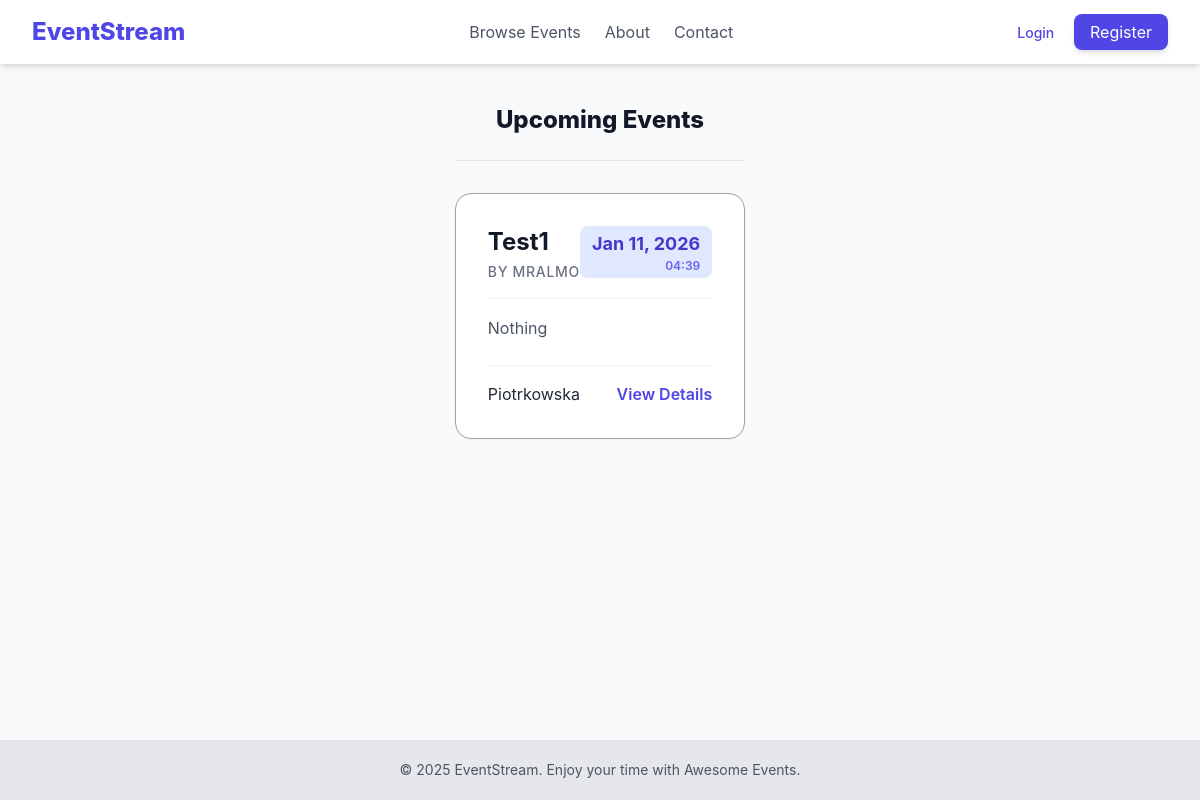
Page /events/ on the earlier database version.
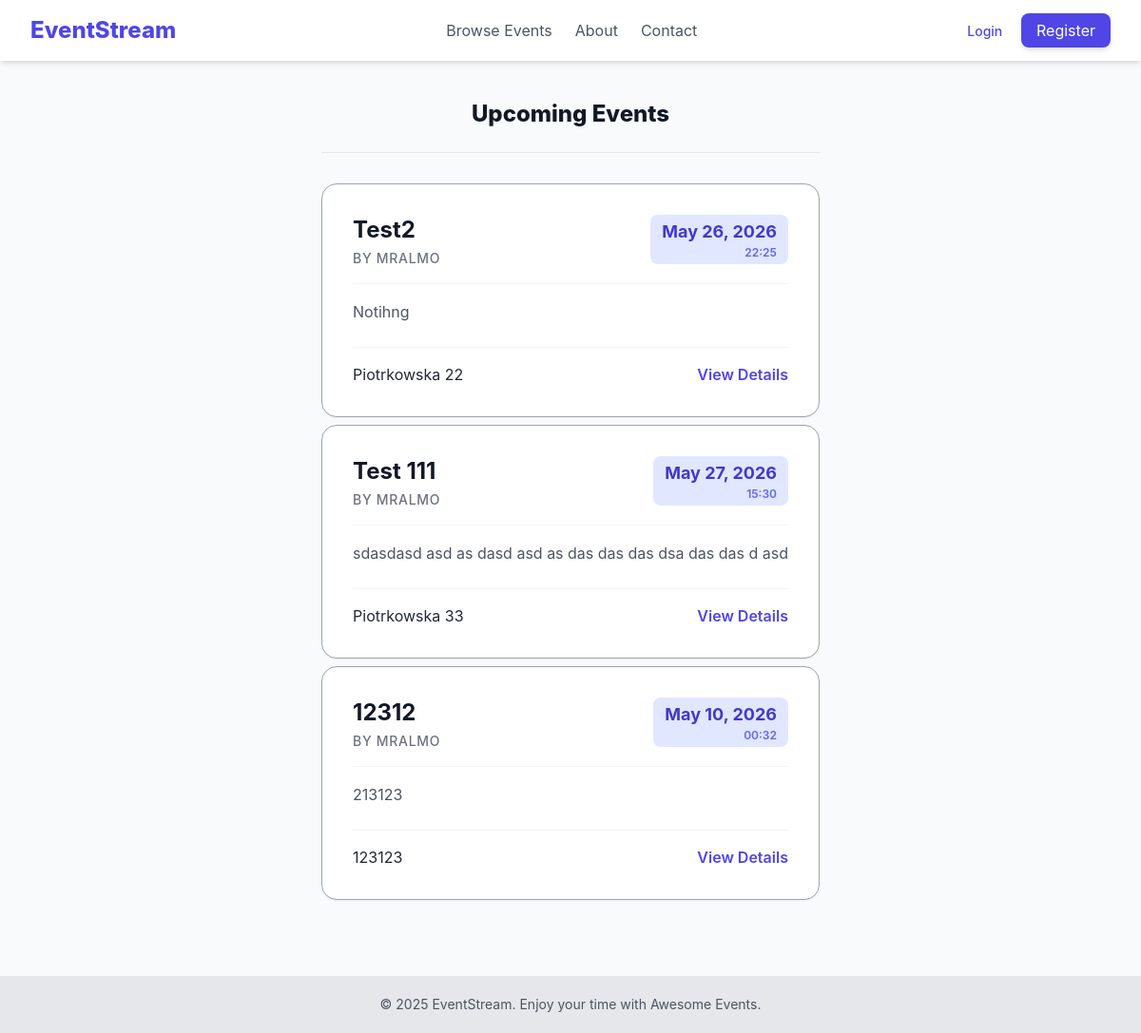
Same page on the later database version.
### events/models.py (models this page shows, shortened)
class Event(models.Model):
    title = models.CharField(max_length=200)
    description = models.TextField()
    location = models.CharField(max_length=255)
    date_time = models.DateTimeField()
    creator = models.ForeignKey(settings.AUTH_USER_MODEL, on_delete=models.CASCADE)
    created_at = models.DateTimeField(auto_now_add=True)
    updated_at = models.DateTimeField(auto_now=True)
    max_attendance = models.IntegerField(default=0, blank=True)

### users/models.py (models this page shows, shortened)
class CustomUser(AbstractUser):
    username = models.CharField(max_length=200, unique=True)
    email = models.EmailField(null=True)
    first_name = models.CharField(max_length=20, blank=True)
    last_name = models.CharField(max_length=20, blank=True)
    is_moderator = models.BooleanField(
        default=False,
        help_text='User is moderator or not.'
    )

### events/views.py (the view)
# urls.py: path('', views.EventListView.as_view(), name='event_list'),
class EventListView(ListView):
    model = Event
    context_object_name = 'events'
    template_name = 'events/event_list.html'

### events/templates/events/event_list.html (shortened to what this page needs)
{% extends "base.html" %}
{% block content %}
    <div class="flex justify-between items-center mb-8 border-b border-gray-200 pb-6 flex-col items-center">
        <h1 class="text-center text-2xl font-extrabold text-gray-900">Upcoming Events</h1>
    </div>
    {% if events %}
        <div class="gap-2 grid">
            {% for event in events %}
                <div class="bg-white p-8 rounded-2xl shadow-sm border border-gray-400 hover:shadow-xl transition-shadow duration-300">
                    <div class="flex justify-between items-start mb-4">
                        <div>
                            <h2 class="text-2xl font-bold text-gray-900 hover:text-indigo-600 transition">
                                <a href="{% url 'event_detail' event.pk %}">{{ event.title }}</a>
                            </h2>
                            <p class="text-sm font-medium text-gray-500 mt-1 uppercase tracking-wider">
                                By {{ event.creator.username }}
                            </p>
                        </div>
                        <div class="text-right bg-indigo-100 px-3 py-1 rounded-lg">
                            <p class="text-lg font-bold text-indigo-700">{{ event.date_time|date:"M d, Y" }}</p>
                            <p class="text-xs font-semibold text-indigo-500">{{ event.date_time|time:"H:i" }}</p>
                        </div>
                    </div>
                    <div class="flex justify-between items-center pt-4 border-t border-gray-100">
                        <p class="text-gray-600 mb-6 line-clamp-3 leading-relaxed">{{ event.description }}</p>
                    </div>
                    <div class="flex justify-between items-center pt-4 border-t border-gray-100">
                        {{ event.location }}
                        <a href="{% url 'event_detail' event.pk %}" class="text-indigo-600 font-semibold hover:text-indigo-800 transition">
                            View Details
                        </a>
                    </div>
                </div>
            {% endfor %}
        </div>
    {% endif %}
    {% if events %}
    <div class="flex p-5 flex-col items-center">
    </div>
    {% endif %}
{% endblock %}

Differences in the rows shown:
removed Event: title "Test1", creator.username "MRALMO", date_time "Jan 11, 2026", date_time "04:39", description "Nothing", location "Piotrkowska"
added Event: title "Test2", creator.username "MRALMO", date_time "May 26, 2026", date_time "22:25", description "Notihng", location "Piotrkowska 22"
added Event: title "Test 111", creator.username "MRALMO", date_time "May 27, 2026", date_time "15:30", description "sdasdasd asd as dasd asd as das das das dsa das das d asd", location "Piotrkowska 33"
added Event: title "12312", creator.username "MRALMO", date_time "May 10, 2026", date_time "00:32", description "213123", location "123123"
